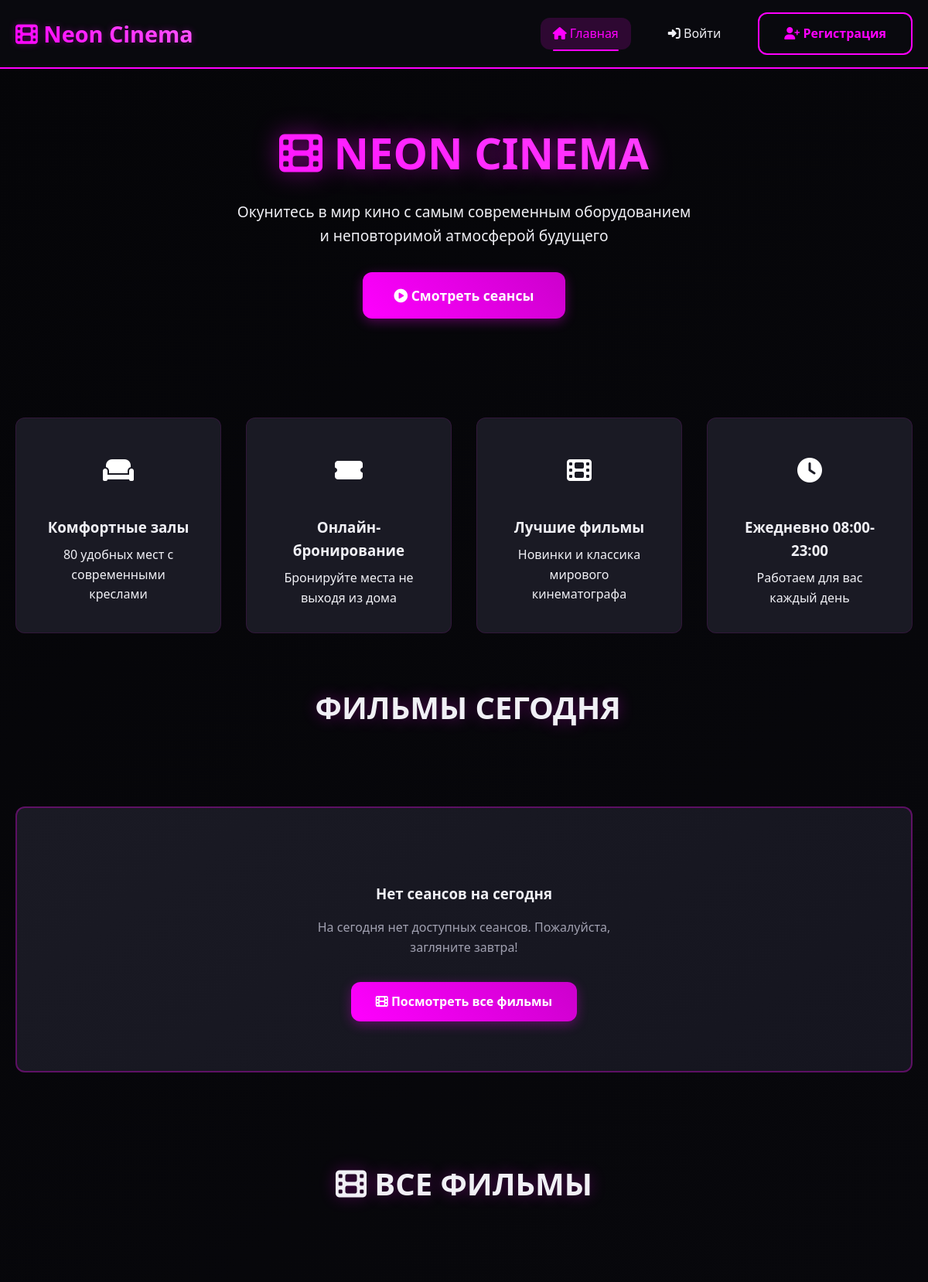
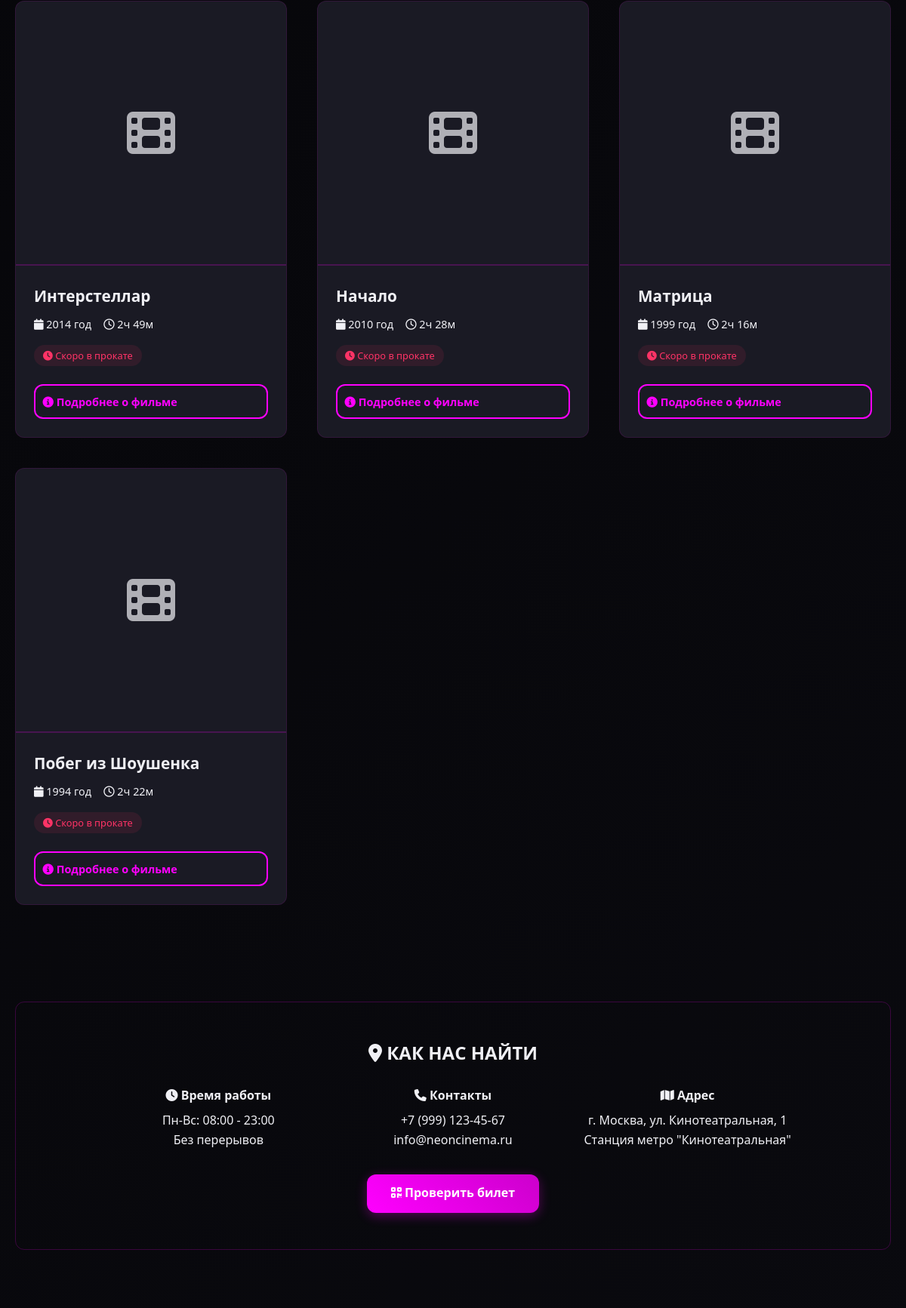
The page / (upper part) on the database its author committed (2 pictures, top to bottom).
### tables this page shows
CREATE TABLE `movies` (
  `id` int NOT NULL,
  `title` varchar(200) NOT NULL,
  `description` text,
  `duration_minutes` int NOT NULL,
  `poster_url` varchar(500) DEFAULT NULL,
  `release_year` int DEFAULT NULL,
  `director` varchar(100) DEFAULT NULL,
  `created_at` timestamp NULL DEFAULT CURRENT_TIMESTAMP
);

### index.php (the view, shortened to what this page needs)
<?php
$db = new Database();
$conn = $db->getConnection();
?>
<!DOCTYPE html>
<html lang="ru">
<head>
    <link rel="stylesheet" href="css/style.css">
    <link rel="stylesheet" href="https://cdnjs.cloudflare.com/ajax/libs/font-awesome/6.4.0/css/all.min.css">
</head>
<body>
    <?php include 'includes/header.php'; ?>
    <div class="container">
        <section class="hero">
            <h1 class="gradient-text">
                <i class="fas fa-film"></i> NEON CINEMA
            </h1>
            <p style="font-size: 1.2rem; color: var(--text-secondary); max-width: 600px; margin: 0 auto 2rem;">
                Окунитесь в мир кино с самым современным оборудованием и неповторимой атмосферой будущего
            </p>
            <a href="#movies" class="btn btn-primary pulse" style="padding: 1rem 2.5rem; font-size: 1.1rem;">
                <i class="fas fa-play-circle"></i> Смотреть сеансы
            </a>
        </section>
        <section class="features">
            <div class="feature-card">
                <div class="feature-icon">
                    <i class="fas fa-couch"></i>
                </div>
                <h3 style="color: var(--neon-primary); margin-bottom: 0.5rem;">Комфортные залы</h3>
                <p style="color: var(--text-muted);">80 удобных мест с современными креслами</p>
            </div>
            <div class="feature-card">
                <div class="feature-icon">
                    <i class="fas fa-ticket-alt"></i>
                </div>
                <h3 style="color: var(--neon-primary); margin-bottom: 0.5rem;">Онлайн-бронирование</h3>
                <p style="color: var(--text-muted);">Бронируйте места не выходя из дома</p>
            </div>
            <div class="feature-card">
                <div class="feature-icon">
                    <i class="fas fa-film"></i>
                </div>
                <h3 style="color: var(--neon-primary); margin-bottom: 0.5rem;">Лучшие фильмы</h3>
                <p style="color: var(--text-muted);">Новинки и классика мирового кинематографа</p>
            </div>
            <div class="feature-card">
                <div class="feature-icon">
                    <i class="fas fa-clock"></i>
                </div>
                <h3 style="color: var(--neon-primary); margin-bottom: 0.5rem;">Ежедневно 08:00-23:00</h3>
                <p style="color: var(--text-muted);">Работаем для вас каждый день</p>
            </div>
        </section>
        <section id="movies">
            <h2 class="section-title">
                <i class="fas fa-calendar-star"></i> ФИЛЬМЫ СЕГОДНЯ
            </h2>
            <div class="neon-grid">
                <?php
                $today = date('Y-m-d');
                $query = "SELECT m.*,
                         MIN(s.start_time) as earliest_session,
                         COUNT(DISTINCT s.id) as session_count
                         FROM movies m
                         LEFT JOIN sessions s ON m.id = s.movie_id
                         AND DATE(s.start_time) = :today
                         WHERE s.start_time IS NOT NULL
                         GROUP BY m.id
                         ORDER BY earliest_session ASC";
                $stmt = $conn->prepare($query);
                $stmt->execute(['today' => $today]);
                if ($stmt->rowCount() > 0) {
                    while ($movie = $stmt->fetch(PDO::FETCH_ASSOC)) {
                ?>
                <div class="movie-card">
                    <div class="movie-poster-placeholder">
                        <?php if (!empty($movie['poster_filename']) && file_exists('uploads/posters/' . $movie['poster_filename'])): ?>
                            <img src="uploads/posters/<?php echo htmlspecialchars($movie['poster_filename']); ?>"
                                 alt="<?php echo htmlspecialchars($movie['title']); ?>">
                        <?php else: ?>
                            <i class="fas fa-film"></i>
                        <?php endif; ?>
                    </div>
                    <div class="movie-info" style="padding: 1.5rem;">
                        <h3 class="movie-title" style="font-size: 1.3rem; margin-bottom: 0.5rem; color: var(--neon-primary);">
                            <?php echo htmlspecialchars($movie['title']); ?>
                        </h3>
                        <div class="movie-meta" style="display: flex; gap: 1rem; color: var(--text-muted);
                                                      margin: 0.5rem 0; font-size: 0.9rem;">
                            <?php if ($movie['release_year']): ?>
                                <span><i class="fas fa-calendar" style="color: var(--neon-primary);"></i>
                                    <?php echo $movie['release_year']; ?> год
                                </span>
                            <?php endif; ?>
                            <span><i class="far fa-clock" style="color: var(--neon-primary);"></i>
                                <?php echo floor($movie['duration_minutes']/60); ?>ч <?php echo $movie['duration_minutes']%60; ?>м
                            </span>
                        </div>
                        <?php if ($movie['director']): ?>
                            <div style="color: var(--text-secondary); font-size: 0.9rem; margin-bottom: 1rem;">
                                <i class="fas fa-user" style="color: var(--neon-primary);"></i>
                                <?php echo htmlspecialchars($movie['director']); ?>
                            </div>
                        <?php endif; ?>
                        <?php if ($movie['session_count'] > 0): ?>
                        <div class="sessions-list" style="margin-top: 1rem;">
                            <p style="color: var(--neon-primary); margin-bottom: 0.5rem; font-weight: bold; font-size: 0.9rem;">
                                <i class="fas fa-ticket-alt"></i> Сеансы на сегодня:
                            </p>
                            <?php
                            $sessionQuery = "SELECT s.*,
                                           COUNT(st.id) as total_seats,
                                           SUM(CASE WHEN st.seat_status = 'available' THEN 1 ELSE 0 END) as available_seats
                                           FROM sessions s
                                           LEFT JOIN seats st ON s.id = st.session_id
                                           WHERE s.movie_id = :movie_id
                                           AND DATE(s.start_time) = :today
                                           AND s.start_time > NOW()
                                           GROUP BY s.id
                                           ORDER BY s.start_time";
                            $sessionStmt = $conn->prepare($sessionQuery);
                            $sessionStmt->execute([
                                'movie_id' => $movie['id'],
                                'today' => $today
                            ]);
                            while ($session = $sessionStmt->fetch(PDO::FETCH_ASSOC)) {
                                $time = date('H:i', strtotime($session['start_time']));
                                $available = $session['available_seats'] ?? 0;
                                $total = $session['total_seats'] ?? 80;
                                $percentage = $total > 0 ? ($available / $total) * 100 : 0;
                            ?>
                            <a href="movie/booking.php?session_id=<?php echo $session['id']; ?>"
                               class="session-time" style="position: relative;"
                               title="Свободных мест: <?php echo $available; ?>/<?php echo $total; ?>">
                               <i class="fas fa-play"></i> <?php echo $time; ?>
                               <span style="font-size: 0.7rem; margin-left: 0.3rem;">
                                   <?php echo $available > 0 ? '✓' : '✗'; ?>
                               </span>
                            </a>
                            <?php } ?>
                        </div>
                        <?php endif; ?>
                        <div style="margin-top: 1.5rem; display: flex; gap: 0.5rem;">
                            <a href="movie/view.php?id=<?php echo $movie['id']; ?>"
                               class="btn btn-outline" style="flex: 1; padding: 0.6rem; font-size: 0.9rem;">
                                <i class="fas fa-info-circle"></i> Подробнее
                            </a>
                            <?php if ($movie['session_count'] > 0 && isset($session) && $available > 0): ?>
                            <?php endif; ?>
                        </div>
                    </div>
                </div>
                <?php
                    }
                } else {
                ?>
                <div style="grid-column: 1 / -1; text-align: center; padding: 4rem;
                            background: linear-gradient(145deg, var(--bg-card), #15151f);
                            border-radius: var(--border-radius); border: 2px solid rgba(255, 0, 255, 0.3);">
                    <h3 style="color: var(--neon-primary); margin-bottom: 1rem;">Нет сеансов на сегодня</h3>
                    <p style="color: var(--text-gray); max-width: 400px; margin: 0 auto 2rem;">
                        На сегодня нет доступных сеансов. Пожалуйста, загляните завтра!
                    </p>
                    <a href="#features" class="btn btn-primary">
                        <i class="fas fa-film"></i> Посмотреть все фильмы
                    </a>
                </div>
                <?php } ?>
            </div>
        </section>
        <section id="all-movies" style="margin-top: 4rem;">
            <h2 class="section-title">
                <i class="fas fa-film"></i> ВСЕ ФИЛЬМЫ
            </h2>
            <?php
            $allMoviesQuery = "SELECT m.*,
                              COUNT(DISTINCT s.id) as session_count
                              FROM movies m
                              LEFT JOIN sessions s ON m.id = s.movie_id AND s.start_time > NOW()
                              GROUP BY m.id
                              ORDER BY m.created_at DESC";
            $allMoviesStmt = $conn->query($allMoviesQuery);
            ?>
            <div class="neon-grid">
                <?php while ($movie = $allMoviesStmt->fetch(PDO::FETCH_ASSOC)): ?>
                <div class="movie-card">
                    <div class="movie-poster-placeholder">
                        <?php if (!empty($movie['poster_filename']) && file_exists('uploads/posters/' . $movie['poster_filename'])): ?>
                            <img src="uploads/posters/<?php echo htmlspecialchars($movie['poster_filename']); ?>"
                                 alt="<?php echo htmlspecialchars($movie['title']); ?>">
                        <?php else: ?>
                            <i class="fas fa-film"></i>
                        <?php endif; ?>
                    </div>
                    <div class="movie-info" style="padding: 1.5rem;">
                        <h3 class="movie-title" style="font-size: 1.3rem; margin-bottom: 0.5rem; color: var(--neon-primary);">
                            <?php echo htmlspecialchars($movie['title']); ?>
                        </h3>
                        <div class="movie-meta" style="display: flex; gap: 1rem; color: var(--text-muted);
                                                      margin: 0.5rem 0; font-size: 0.9rem;">
                            <?php if ($movie['release_year']): ?>
                                <span><i class="fas fa-calendar" style="color: var(--neon-primary);"></i>
                                    <?php echo $movie['release_year']; ?> год
                                </span>
                            <?php endif; ?>
                            <span><i class="far fa-clock" style="color: var(--neon-primary);"></i>
                                <?php echo floor($movie['duration_minutes']/60); ?>ч <?php echo $movie['duration_minutes']%60; ?>м
                            </span>
                        </div>
                        <div style="margin-top: 1rem;">
                            <?php if ($movie['session_count'] > 0): ?>
                                <span class="status-badge status-active" style="font-size: 0.8rem;">
                                    <i class="fas fa-check-circle"></i> Есть сеансы
                                </span>
                            <?php else: ?>
                                <span class="status-badge status-cancelled" style="font-size: 0.8rem;">
                                    <i class="fas fa-clock"></i> Скоро в прокате
                                </span>
                            <?php endif; ?>
                        </div>
                        <div style="margin-top: 1.5rem;">
                            <a href="movie/view.php?id=<?php echo $movie['id']; ?>"
                               class="btn btn-outline" style="width: 100%; padding: 0.6rem; font-size: 0.9rem;">
                                <i class="fas fa-info-circle"></i> Подробнее о фильме
                            </a>
                        </div>
                    </div>
                </div>
                <?php endwhile; ?>
            </div>
        </section>
        <section style="margin: 5rem 0; padding: 3rem;
                        background: linear-gradient(135deg, rgba(255, 0, 255, 0.05));
                        border-radius: var(--border-radius); border: 1px solid rgba(255, 0, 255, 0.2);">
            <div style="text-align: center;">
                <h2 style="color: var(--neon-primary); margin-bottom: 1.5rem;">
                    <i class="fas fa-map-marker-alt"></i> КАК НАС НАЙТИ
                </h2>
                <div style="display: grid; grid-template-columns: repeat(auto-fit, minmax(250px, 1fr)); gap: 2rem; max-width: 900px; margin: 0 auto;">
                    <div>
                        <h4 style="color: var(--text-primary); margin-bottom: 0.5rem;">
                            <i class="fas fa-clock"></i> Время работы
                        </h4>
                        <p style="color: var(--text-muted);">
                            Пн-Вс: 08:00 - 23:00<br>
                            Без перерывов
                        </p>
                    </div>
                    <div>
                        <h4 style="color: var(--text-primary); margin-bottom: 0.5rem;">
                            <i class="fas fa-phone"></i> Контакты
                        </h4>
                        <p style="color: var(--text-muted);">
                            +7 (999) 123-45-67<br>
                            info@neoncinema.ru
                        </p>
                    </div>
                    <div>
                        <h4 style="color: var(--text-primary); margin-bottom: 0.5rem;">
                            <i class="fas fa-map"></i> Адрес
                        </h4>
                        <p style="color: var(--text-muted);">
                            г. Москва, ул. Кинотеатральная, 1<br>
                            Станция метро "Кинотеатральная"
                        </p>
                    </div>
                </div>
                <div style="margin-top: 2rem;">
                    <a href="api/check_ticket.php" class="btn btn-primary">
                        <i class="fas fa-qrcode"></i> Проверить билет
                    </a>
                </div>
            </div>
        </section>
    </div>
</body>
</html>

### rows shown on the page
movies: title "Интерстеллар", release_year "2014", floor($movie['duration_minutes']/60) "2", $movie['duration_minutes']%60 "49", $movie['id'] 1 (drawn)
movies: title "Начало", release_year "2010", floor($movie['duration_minutes']/60) "2", $movie['duration_minutes']%60 "28"
movies: title "Матрица", release_year "1999", floor($movie['duration_minutes']/60) "2", $movie['duration_minutes']%60 "16"
movies: title "Побег из Шоушенка", release_year "1994", floor($movie['duration_minutes']/60) "2", $movie['duration_minutes']%60 "22"
